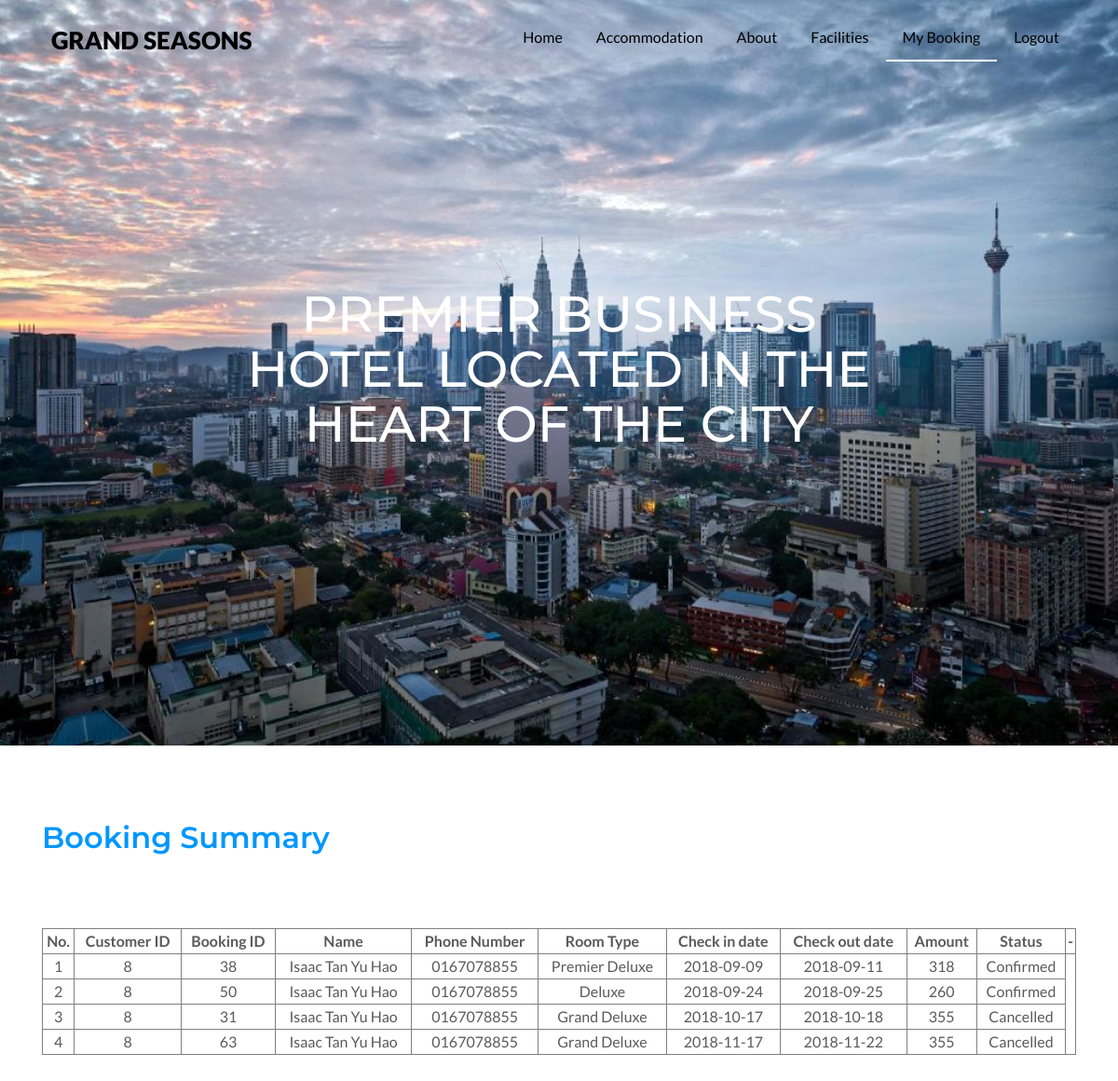
Screenshot of /bookingSummary.php (signed in) with the database file from the repository.
### tables this page shows
CREATE TABLE `booking` (
  `booking_id` int(11) NOT NULL,
  `cust_id` int(11) NOT NULL,
  `roomtype` varchar(255) NOT NULL,
  `numofguest` varchar(255) NOT NULL,
  `checkindate` varchar(255) NOT NULL,
  `checkoutdate` varchar(255) NOT NULL,
  `paymenttype` varchar(255) NOT NULL,
  `creditcardno` varchar(255) NOT NULL,
  `cardholdername` varchar(255) NOT NULL,
  `expirydate` varchar(255) NOT NULL,
  `cvc` varchar(255) NOT NULL,
  `amount` varchar(255) NOT NULL,
  `status` varchar(255) NOT NULL DEFAULT 'Pending'
);

CREATE TABLE `customer` (
  `cust_id` int(11) NOT NULL,
  `username` varchar(255) NOT NULL,
  `password` varchar(255) NOT NULL,
  `firstname` varchar(255) NOT NULL,
  `lastname` varchar(255) NOT NULL,
  `gender` varchar(255) NOT NULL,
  `ic` varchar(255) NOT NULL,
  `phone` varchar(255) NOT NULL,
  `email` varchar(255) NOT NULL,
  `address` varchar(255) NOT NULL,
  `postcode` varchar(255) NOT NULL,
  `city` varchar(255) NOT NULL,
  `state` varchar(255) NOT NULL
);

### bookingSummary.php (the view, shortened to what this page needs)
<!DOCTYPE html>
<html>
<head>
    <link href="//maxcdn.bootstrapcdn.com/bootstrap/4.0.0/css/bootstrap.min.css" rel="stylesheet" id="bootstrap-css">
</head>
<?php
$con = mysqli_connect("localhost", "root", "ROOT", "hrsdb");
$username = $_SESSION['login_user'];
$search_Query = "SELECT customer.cust_id, booking.booking_id, customer.firstname, customer.lastname, customer.phone, booking.roomtype,
					    booking.checkindate, booking.checkoutdate, booking.amount, booking.status
			     FROM customer
			     INNER JOIN booking ON customer.cust_id = booking.cust_id
				 WHERE booking.cust_id = (SELECT cust_id FROM customer WHERE username='$username')
				 ORDER BY booking.status DESC";
$search_Result = mysqli_query($con, $search_Query);
?>
<body>
<nav class="navbar navbar-expand-lg mb-4 top-bar navbar-static-top sps sps--abv">
    <div class="container">
        <a class="navbar-brand mx-auto" href="#">Grand Seasons</a>
        <div class="collapse navbar-collapse" id="navbarCollapse1">
            <ul class="navbar-nav ml-auto">
                <li class="nav-item"><a class="nav-link" href="home.php">Home <span class="sr-only">(current)</span></a></li>
                <li class="nav-item"><a class="nav-link" href="home.php #benefits">Accommodation</a></li>
                <li class="nav-item" https://s.bootsnipp.com/iframe/NjR9z#blog> <a class="nav-link" href="home.php #about">About</a></li>
                <li class="nav-item"><a class="nav-link" href="facilities.php #benefits">Facilities</a></li>
                <?php if ($_SESSION["is_login"] == true): ?>
                    <li class="nav-item active"><a class="nav-link" href="bookingSummary.php #benefits">My Booking</a></li>
                    <li class="nav-item"><a class="nav-link" href="logout.php">Logout</a></li>
                <?php else : ?>
                    <li class="nav-item"><a class="nav-link" href="login.php">Login</a></li>
                <?php endif; ?>
            </ul>
        </div>
    </div>
</nav>
<div class="swiper-container main-slider" id="myCarousel">
    <div class="swiper-wrapper">
        <div class="swiper-slide slider-bg-position" style="background:url('hotel_image/view.jpg')" data-hash="slide1">
            <h2>Premier business hotel located in the heart of the city</h2>
        </div>
    </div>
</div>
<section class="service-sec" id="benefits">
    <div class="container">
        <div class="row">
            <div class="col-md-12">
                <div class="heading">
                    <h2 align="left">Booking Summary</h2>
                </div>
                <table border=1px width="100%">
                    <tr>
                        <th style="text-align:center">No.</th>
                        <th style="text-align:center">Customer ID</th>
                        <th style="text-align:center">Booking ID</th>
                        <th style="text-align:center">Name</th>
                        <th style="text-align:center">Phone Number</th>
                        <th style="text-align:center">Room Type</th>
                        <th style="text-align:center">Check in date</th>
                        <th style="text-align:center">Check out date</th>
                        <th style="text-align:center">Amount</th>
                        <th style="text-align:center">Status</th>
						<th style="text-align:center">-</th>
                    </tr>
                    <?php $bil = 1;
                    while ($row = mysqli_fetch_array($search_Result)): ?>
                        <tr>
                            <td><?= $bil ?></td>
                            <td><?= $row["cust_id"] ?></td>
                            <td><?= $row["booking_id"] ?></td>
                            <td><?= $row["firstname"] ?> <?= $row["lastname"] ?></td>
                            <td><?= $row["phone"] ?></td>
                            <td><?= $row["roomtype"] ?></td>
                            <td><?= $row["checkindate"] ?></td>
                            <td><?= $row["checkoutdate"] ?></td>
                            <td><?= $row["amount"] ?></td>
                            <td><?= $row["status"] ?></td>
                            <?php $bil++; ?>
                        </tr>
                    <?php endwhile; ?>
                </table>
            </div>
        </div>
    </div>
</section>
</body>
</html>

### bookingSummary.php (style rules this page uses)
body { color: #5a5a5a; font-family: 'Lato', sans-serif; }
h1, h2, h3, h4, h5 { font-family: 'Montserrat', sans-serif; }
section { float: left; width: 100%; padding: 80px 0; }
.navbar.top-bar { border-radius: 0; padding: 16px 0; z-index: 16; position: absolute; top: 0; }
.sps { padding: 1em .5em; position: fixed; top: 0; left: 0; transition: all 0.25s ease; width: 100%; }
.sps--abv { background-color: transparent; color: #000; }
.top-bar a.navbar-brand { color: #000000; font-size: 26px; font-weight: 800; padding: 5px 0 0 10px; text-transform: uppercase; }
.top-bar .nav-link { color: #000000; font-size: 16px; font-weight: 500; padding: 12px 18px !important; }
.top-bar .navbar-nav .nav-item { margin: 0 }
.top-bar .nav-link:hover, .top-bar .nav-item.active a { color: #000000; border-bottom: 2px solid #fff; border-radius: 0; }
.swiper-container { width: 100%; height: 100vh; }
.swiper-slide { text-align: center; font-size: 18px; background: #fff; display: -webkit-box; display: -ms-flexbox; display: -webkit-flex; display: flex; -webkit-box-pack: center; -ms-flex-pack: center; -webkit-justify-content: center; justify-content: center; -webkit-box-align: center; -ms-flex-align: center; -webkit-align-items: center; align-items: center; }
.main-slider .slider-bg-position { background-size: cover !important; background-position: center center !important; }
.main-slider h2 { color: #fff; font-size: 54px; line-height: 59px; padding: 0 19%; text-transform: uppercase; }
.service-sec .heading { float: left; width: 100%; margin-bottom: 70px; text-align: center; }
.service-sec h2 { display: block; text-transform: capitalize; font-weight: 600; color: #0297FF; font-size: 32px; }
.swiper-container { margin-left: auto; margin-right: auto; position: relative; overflow: hidden; z-index: 1 }
.swiper-wrapper { position: relative; width: 100%; height: 100%; z-index: 1; display: -webkit-box; display: -moz-box; display: -ms-flexbox; display: -webkit-flex; display: flex; -webkit-transition-property: -webkit-transform; -moz-transition-property: -moz-transform; -o-transition-property: -o-transform; -ms-transition-property: -ms-transform; transition-property: transform; -webkit-box-sizing: content-box; -moz-box-sizing: content-box; box-sizing: content-box }
.swiper-container-android .swiper-slide, .swiper-wrapper { -webkit-transform: translate3d(0, 0, 0); -moz-transform: translate3d(0, 0, 0); -o-transform: translate(0, 0); -ms-transform: translate3d(0, 0, 0); transform: translate3d(0, 0, 0) }
.swiper-slide { -webkit-flex-shrink: 0; -ms-flex: 0 0 auto; flex-shrink: 0; width: 100%; height: 100%; position: relative }
table td { text-align: center; }

### rows the page displays
booking: cust.cust_id "8", booking_id "38", cust.firstname "Isaac Tan", cust.lastname "Yu Hao", cust.phone "0167078855", roomtype "Premier Deluxe", checkindate "2018-09-09", checkoutdate "2018-09-11", amount "318", status "Confirmed"
booking: cust.cust_id "8", booking_id "50", cust.firstname "Isaac Tan", cust.lastname "Yu Hao", cust.phone "0167078855", roomtype "Deluxe", checkindate "2018-09-24", checkoutdate "2018-09-25", amount "260", status "Confirmed"
booking: cust.cust_id "8", booking_id "31", cust.firstname "Isaac Tan", cust.lastname "Yu Hao", cust.phone "0167078855", roomtype "Grand Deluxe", checkindate "2018-10-17", checkoutdate "2018-10-18", amount "355", status "Cancelled"
booking: cust.cust_id "8", booking_id "63", cust.firstname "Isaac Tan", cust.lastname "Yu Hao", cust.phone "0167078855", roomtype "Grand Deluxe", checkindate "2018-11-17", checkoutdate "2018-11-22", amount "355", status "Cancelled"
